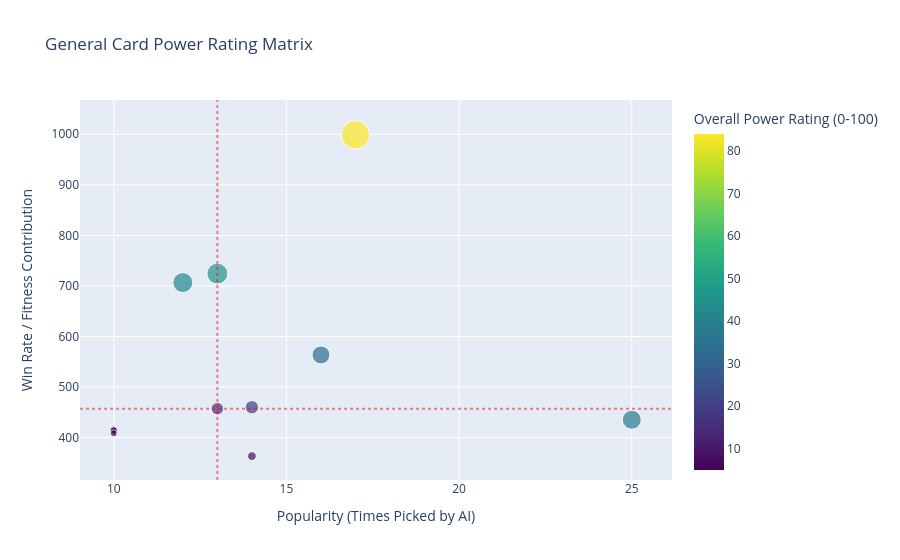

The cell this chart's notebook holds for it:
### Code cell
import plotly.express as px
from neat_ai.analysis.card_metrics import get_card_power_rating

# Load the power ratings
power_df = get_card_power_rating()

if not power_df.empty:
    # Create a Scatter Plot comparing Power, Win Rate, and Popularity
    fig = px.scatter(
        power_df, 
        x='times_played', 
        y='average_score', 
        size='power_rating',
        color='power_rating',
        hover_name='card_id',
        title="General Card Power Rating Matrix",
        labels={
            'times_played': 'Popularity (Times Picked by AI)', 
            'average_score': 'Win Rate / Fitness Contribution',
            'power_rating': 'Overall Power Rating (0-100)'
        },
        color_continuous_scale="Viridis"
    )

    # Add quadrant lines to help read the meta
    fig.add_hline(y=power_df['average_score'].median(), line_dash="dot", line_color="red", opacity=0.5)
    fig.add_vline(x=power_df['times_played'].median(), line_dash="dot", line_color="red", opacity=0.5)

    fig.show()
else:
    print("Not enough data to calculate power ratings yet. Run more training generations!")

### Figure 1 — Plotly figure (JSON) as saved in the notebook; plotly's stock layout.template omitted (floating-point values rounded to 4 significant figures)
{"data": [{"hovertemplate": "<b>%{hovertext}</b><br><br>Popularity (Times Picked by AI)=%{x}<br>Win Rate / Fitness Contribution=%{y}<br>Overall Power Rating (0-100)=%{marker.color}<extra></extra>", "hovertext": ["Draci Fanatik_1", "Asketa_1", "Zabijak_1", "Lucisnik_1", "Pesak_1", "Paladin_1", "Strazny_1", "Skret_1", "Panos_1", "Innosuv Fanatik_1", "Novic_1"], "legendgroup": "", "marker": {"color": [84.0, 45.8, 41.8, 37.9, 34.0, 18.6, 16.3, 8.0, 5.8, 5.6, 5.0], "coloraxis": "coloraxis", "size": [84.0, 45.8, 41.8, 37.9, 34.0, 18.6, 16.3, 8.0, 5.8, 5.6, 5.0], "sizemode": "area", "sizeref": 0.21, "symbol": "circle"}, "mode": "markers", "name": "", "orientation": "v", "showlegend": false, "type": "scatter", "x": [17, 13, 12, 25, 16, 14, 13, 14, 10, 10, 10], "xaxis": "x", "y": [999.0, 724.3, 706.7, 435.3, 563.5, 460.0, 457.1, 363.3, 415.7, 414.0, 408.5], "yaxis": "y"}], "layout": {"coloraxis": {"autocolorscale": false, "colorbar": {"title": {"text": "Overall Power Rating (0-100)"}}, "colorscale": [[0, "#440154"], [0.1111, "#482878"], [0.2222, "#3e4989"], [0.3333, "#31688e"], [0.4444, "#26828e"], [0.5556, "#1f9e89"], [0.6667, "#35b779"], [0.7778, "#6ece58"], [0.8889, "#b5de2b"], [1, "#fde725"]]}, "legend": {"itemsizing": "constant", "tracegroupgap": 0}, "shapes": [{"line": {"color": "red", "dash": "dot"}, "opacity": 0.5, "type": "line", "x0": 0, "x1": 1, "xref": "x domain", "y0": 457.1, "y1": 457.1, "yref": "y"}, {"line": {"color": "red", "dash": "dot"}, "opacity": 0.5, "type": "line", "x0": 13, "x1": 13, "xref": "x", "y0": 0, "y1": 1, "yref": "y domain"}], "title": {"text": "General Card Power Rating Matrix"}, "xaxis": {"anchor": "y", "domain": [0, 1], "title": {"text": "Popularity (Times Picked by AI)"}}, "yaxis": {"anchor": "x", "domain": [0, 1], "title": {"text": "Win Rate / Fitness Contribution"}}}}
